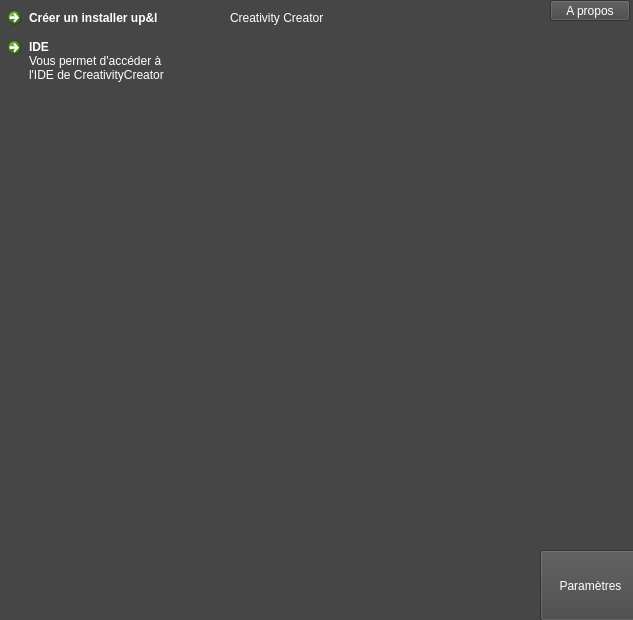
<?xml version="1.0" encoding="UTF-8"?>
<ui version="4.0">
 <class>Main_Wind</class>
 <widget class="QWidget" name="Main_Wind">
  <property name="geometry">
   <rect>
    <x>0</x>
    <y>0</y>
    <width>633</width>
    <height>620</height>
   </rect>
  </property>
  <property name="windowTitle">
   <string>Form</string>
  </property>
  <property name="styleSheet">
   <string notr="true">background-color: rgb(70, 70, 70);</string>
  </property>
  <widget class="QCommandLinkButton" name="commandLinkButton">
   <property name="geometry">
    <rect>
     <x>0</x>
     <y>0</y>
     <width>181</width>
     <height>41</height>
    </rect>
   </property>
   <property name="toolTip">
    <string>&lt;html&gt;&lt;head/&gt;&lt;body&gt;&lt;p&gt;&lt;br/&gt;&lt;/p&gt;&lt;/body&gt;&lt;/html&gt;</string>
   </property>
   <property name="styleSheet">
    <string notr="true">color: rgb(255, 255, 255);</string>
   </property>
   <property name="text">
    <string>Créer un installer up&amp;&amp;l</string>
   </property>
  </widget>
  <widget class="QLabel" name="Name">
   <property name="geometry">
    <rect>
     <x>230</x>
     <y>10</y>
     <width>101</width>
     <height>16</height>
    </rect>
   </property>
   <property name="styleSheet">
    <string notr="true">color: rgb(255, 255, 255);</string>
   </property>
   <property name="text">
    <string>Creativity Creator</string>
   </property>
  </widget>
  <widget class="QCommandLinkButton" name="IDE">
   <property name="geometry">
    <rect>
     <x>0</x>
     <y>30</y>
     <width>181</width>
     <height>71</height>
    </rect>
   </property>
   <property name="styleSheet">
    <string notr="true">color: rgb(255, 255, 255);</string>
   </property>
   <property name="text">
    <string>IDE</string>
   </property>
   <property name="description">
    <string>Vous permet d'accéder à l'IDE de CreativityCreator</string>
   </property>
  </widget>
  <widget class="QPushButton" name="About">
   <property name="geometry">
    <rect>
     <x>550</x>
     <y>0</y>
     <width>80</width>
     <height>21</height>
    </rect>
   </property>
   <property name="styleSheet">
    <string notr="true">color: rgb(255, 255, 255);</string>
   </property>
   <property name="text">
    <string>A propos</string>
   </property>
  </widget>
  <widget class="QPushButton" name="Settings">
   <property name="geometry">
    <rect>
     <x>540</x>
     <y>550</y>
     <width>101</width>
     <height>71</height>
    </rect>
   </property>
   <property name="styleSheet">
    <string notr="true">color: rgb(255, 255, 255);</string>
   </property>
   <property name="text">
    <string>Paramètres</string>
   </property>
  </widget>
 </widget>
 <resources/>
 <connections/>
</ui>
